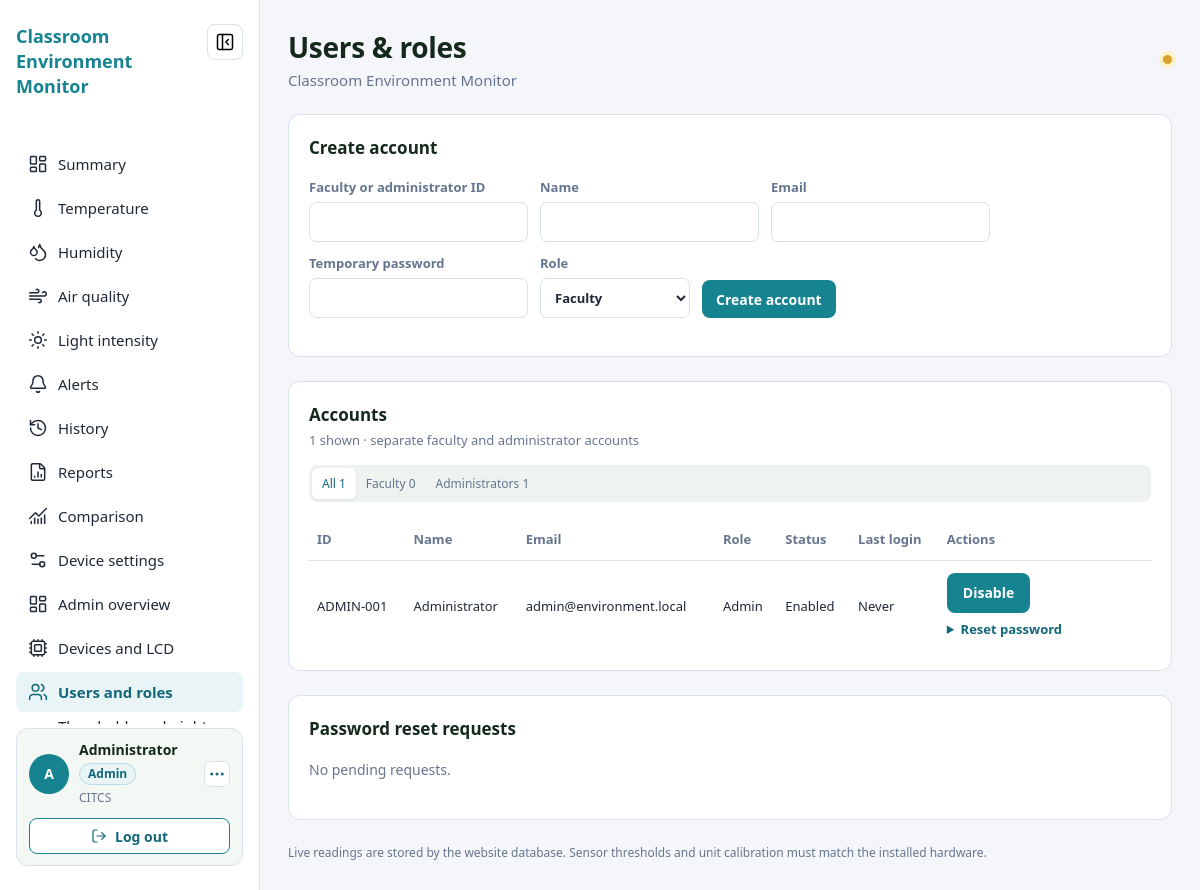
/pages/admin_users.php (signed in), run on the app's committed database.
### tables this page shows
CREATE TABLE IF NOT EXISTS users (
  id BIGINT UNSIGNED NOT NULL AUTO_INCREMENT,
  account_id VARCHAR(40) NOT NULL,
  name VARCHAR(120) NOT NULL,
  email VARCHAR(190) NOT NULL,
  password_hash VARCHAR(255) NOT NULL,
  role ENUM('faculty','admin') NOT NULL DEFAULT 'faculty',
  is_enabled TINYINT(1) NOT NULL DEFAULT 1,
  created_at DATETIME NOT NULL DEFAULT CURRENT_TIMESTAMP,
  last_login_at DATETIME NULL,
  PRIMARY KEY (id),
  UNIQUE KEY uq_users_account_id (account_id),
  UNIQUE KEY uq_users_email (email)
);

### pages/admin_users.php (the view, shortened to what this page needs)
<?php
require_once __DIR__ . '/../assets/php/layout.php';
$users = $requests = [];
$roleFilter = (string)($_GET['role'] ?? 'all');
try {
    $pdo = db();
    $users = $pdo->query('SELECT id,account_id,name,email,role,is_enabled,created_at,last_login_at FROM users ORDER BY id')->fetchAll();
    $requests = $pdo->query("SELECT r.id,r.created_at,u.account_id,u.name,u.email FROM password_reset_requests r JOIN users u ON u.id=r.user_id WHERE r.status='pending' ORDER BY r.created_at")->fetchAll();
} catch (Throwable $exception) {
    if (isset($pdo) && $pdo->inTransaction()) $pdo->rollBack();
    $message = $exception instanceof RuntimeException ? $exception->getMessage() : database_error_message();
}
$roleCounts = ['admin'=>0,'faculty'=>0];
foreach ($users as $user) if (isset($roleCounts[$user['role']])) $roleCounts[$user['role']]++;
$visibleUsers = $roleFilter === 'all' ? $users : array_values(array_filter($users, static fn($user) => $user['role'] === $roleFilter));
?>
<section class="content-card"><h2>Create account</h2><form class="filter-form" method="post"><input type="hidden" name="csrf_token" value="<?= e(csrf_token()) ?>"><input type="hidden" name="action" value="create"><label>Faculty or administrator ID<input name="account_id" required maxlength="40"></label><label>Name<input name="name" required maxlength="120"></label><label>Email<input type="email" name="email" required maxlength="190"></label><label>Temporary password<input type="password" name="password" required minlength="12"></label><label>Role<select name="role"><option value="faculty">Faculty</option><option value="admin">Administrator</option></select></label><button class="button-primary small" type="submit">Create account</button></form></section>
<section class="content-card"><div class="section-heading"><div><h2>Accounts</h2><p><?= count($visibleUsers) ?> shown · separate faculty and administrator accounts</p></div></div><nav class="segmented admin-filter-tabs" aria-label="Filter accounts"><a class="<?= $roleFilter==='all'?'selected':'' ?>" href="<?= e(app_url('pages/admin_users.php?role=all')) ?>">All <?= count($users) ?></a><a class="<?= $roleFilter==='faculty'?'selected':'' ?>" href="<?= e(app_url('pages/admin_users.php?role=faculty')) ?>">Faculty <?= $roleCounts['faculty'] ?></a><a class="<?= $roleFilter==='admin'?'selected':'' ?>" href="<?= e(app_url('pages/admin_users.php?role=admin')) ?>">Administrators <?= $roleCounts['admin'] ?></a></nav><div class="table-scroll"><table class="admin-users-table"><thead><tr><th>ID</th><th>Name</th><th>Email</th><th>Role</th><th>Status</th><th>Last login</th><th>Actions</th></tr></thead><tbody><?php foreach ($visibleUsers as $u): ?><tr><td><?= e($u['account_id']) ?></td><td><?= e($u['name']) ?></td><td><?= e($u['email']) ?></td><td><?= e(ucfirst($u['role'])) ?></td><td><?= $u['is_enabled'] ? 'Enabled' : 'Disabled' ?></td><td><?= e($u['last_login_at'] ?: 'Never') ?></td><td class="admin-user-actions"><form method="post"><input type="hidden" name="csrf_token" value="<?= e(csrf_token()) ?>"><input type="hidden" name="action" value="toggle"><input type="hidden" name="target_user_id" value="<?= (int)$u['id'] ?>"><button class="button-link small" type="submit" <?= (int)$u['id'] === (int)$_SESSION['user_id'] ? 'disabled' : '' ?>><?= $u['is_enabled'] ? 'Disable' : 'Enable' ?></button></form><details><summary>Reset password</summary><form class="filter-form" method="post"><input type="hidden" name="csrf_token" value="<?= e(csrf_token()) ?>"><input type="hidden" name="action" value="reset_user"><input type="hidden" name="target_user_id" value="<?= (int)$u['id'] ?>"><label>New password<input type="password" name="password" minlength="12" required></label><button class="button-primary small" type="submit">Set password</button></form></details></td></tr><?php endforeach; ?></tbody></table></div></section>
<section class="content-card"><h2>Password reset requests</h2><?php if (!$requests): ?><p class="empty-state">No pending requests.</p><?php endif; ?></section>

### assets/css/app.css (style rules this page uses)
:root { color-scheme:light;--bg:#f4f8f4;--surface:#fff;--line:#d6e3d8;--ink:#14281b;--muted:#4a5f4f;--primary:#2e7d32;--primary-dark:#1b5e20;--primary-soft:#e3f1e4;--ok-bg:#dcfce7;--ok-text:#166534;--warn-bg:#fef3c7;--warn-text:#92400e;--alert-bg:#fee2e2;--alert-text:#991b1b;--grey-bg:#e5e7eb;--grey-text:#374151;font-family:"IBM Plex Sans","Segoe UI",Arial,sans-serif;color:var(--ink);background:var(--bg) }
* { box-sizing:border-box }
html { font-size:100%;scroll-behavior:smooth }
body { margin:0;min-width:320px;background:var(--bg) }
a { color:inherit }
.trend-card,.content-card,.alerts-card { min-width:0;padding:20px;border:1px solid var(--line);border-radius:12px;background:var(--surface) }
.trend-header,.section-heading { display:flex;align-items:center;justify-content:space-between;gap:12px }
.alerts-card h2,.content-card>h2 { margin:0 0 16px;font-size:1.0625rem;line-height:25px;font-weight:600 }
.content-card { margin-bottom:0 }
.content-card>p { color:var(--muted);font-size:0.875rem;line-height:1.55 }
.table-scroll { width:100%;overflow-x:auto }
table { width:100%;min-width:760px;border-collapse:collapse;text-align:left }
th,td { padding:12px 8px;border-bottom:1px solid var(--line);font-size:0.8125rem;line-height:18px;white-space:nowrap }
th { color:var(--muted);font-weight:600 }
td { color:var(--ink) }
tbody tr:last-child td { border-bottom:0 }
.empty-state { margin:18px 0;color:var(--muted);font-size:0.875rem;line-height:1.55 }
.button-link,.button-primary { display:inline-flex;min-height:40px;align-items:center;justify-content:center;padding:10px 16px;border:0;border-radius:8px;background:var(--primary);color:white;text-decoration:none;font-size:0.875rem;font-weight:600;cursor:pointer }
.button-primary.small { min-height:38px;padding:8px 14px }
.filter-form,.settings-form { display:flex;align-items:flex-end;flex-wrap:wrap;gap:12px;margin:18px 0 }
.filter-form label,.settings-form label,.auth-card label { display:flex;min-width:150px;flex-direction:column;gap:6px;color:var(--muted);font-size:0.8125rem;font-weight:600 }
.filter-form input,.filter-form select,.settings-form input,.auth-card input { min-height:40px;padding:8px 10px;border:1px solid var(--line);border-radius:7px;background:white;color:var(--ink) }
.section-heading { margin-bottom:16px }
.section-heading h2 { margin:0;font-size:1.0625rem;line-height:25px }
.section-heading p { margin:4px 0 0;color:var(--muted);font-size:0.8125rem }
.segmented { display:flex;padding:3px;border-radius:8px;background:#eef3ef }
.segmented a { padding:7px 10px;border-radius:6px;color:var(--muted);font-size:0.75rem;text-decoration:none }
.segmented a.selected { background:#fff;color:var(--primary-dark);box-shadow:0 1px 3px #0001 }
.app-page { height:100vh;overflow:hidden }
:root { --profile-bg:#f3f8f4 }
.segmented a { transition:background-color .18s ease,color .18s ease,box-shadow .18s ease,transform .18s ease }
.user-card,.reading-card,.trend-card,.health-card,.content-card,.alerts-card,.admin-tile { transition:transform .2s ease,box-shadow .2s ease,border-color .2s ease }
.button-link,.button-primary,.logout,.sidebar-toggle { transition:background-color .18s ease,color .18s ease,box-shadow .18s ease,transform .18s ease }
tbody tr { transition:background-color .15s ease }
.admin-filter-tabs { margin-bottom:16px }
.admin-user-actions { min-width:190px }
.admin-user-actions>form { margin:0 0 7px }
.admin-user-actions details>summary { color:var(--primary-dark);font-size:.8125rem;font-weight:600;cursor:pointer }

### responsiveness/mobile/mobile.css (style rules this page uses)
body.app-page.app-role-admin { --bg:#f4f6fa;--surface:#fff;--line:#d8e0ea;--ink:#1f2937;--muted:#66758f;--primary:#168391;--primary-dark:#126779;--primary-soft:#e8f4f5;background:var(--bg) }

### data on the page
users: account "ADMIN-001", name "Administrator", email "admin@environment.local", role "Admin", is_enabled "Enabled", last_login_at "Never"

### other printed values
$label "Summary"
$label "Temperature"
$label "Humidity"
$label "Air quality"
$label "Light intensity"
$label "Alerts"
$label "History"
$label "Reports"
$label "Comparison"
$label "Device settings"
$label "Admin overview"
$label "Devices and LCD"
$label "Users and roles"
$initials "A"
$userName "Administrator"
